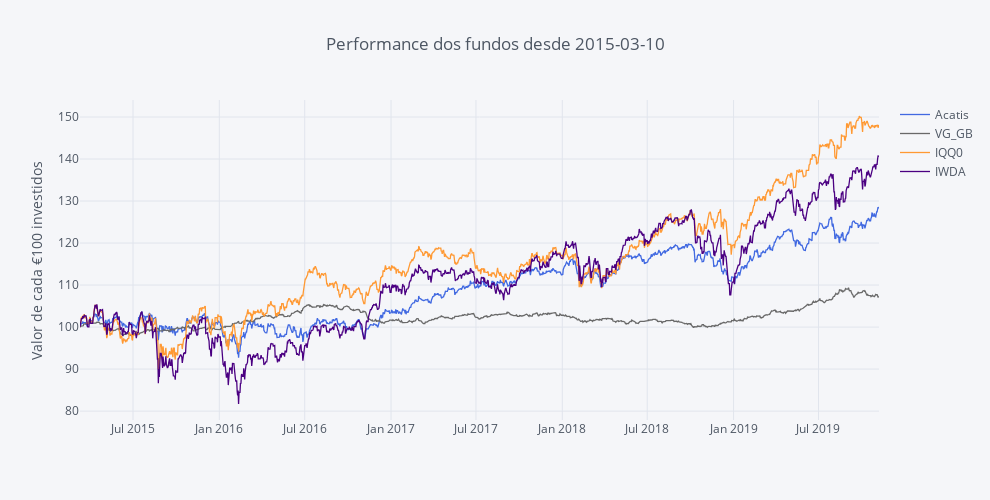

Source (notebook cell):
### Markdown cell above
**Dica:** A interactividade dos gráficos da plotly permite:

    . Zoom (mantenham o clique e arrastem o cursor em simultâneo, em cima do gráfico);
    . Tem uma lista de opções que aparece se forem com o cursor ao canto superior direito;
    . Façam duplo clique no gráfico ou seleccionem a opção Autoscale/Reset Axes para voltar ao normal;
    . Alterem a opção de 'Compare data on hoover' para 'Show closest data on hoover' se vos for mais conveniente;
    . Se clicarem num nome na legenda esse fundo desaparece (clicando de novo ele volta a apetecer).

### Code cell
# Making Color Palette
Palette = ['rgb(255, 153, 51)',     # 1 - orange
            'royalblue',            # 2 - Royalblue
            '#708090',              # 3 - Grey
            'rgb(128, 0, 128)',     # 4 - Indigo
            'rgb(219, 64, 82)',     # 5 - Red
            'rgb(0, 128, 128)',     # 6 - Teal
            '#191970',              # 7 - Navy
            'rgb(128, 128, 0)',     # 8 - Olive
            '#00BFFF',              # 9 - Water Blue
            'rgb(128, 177, 211)']   # 10 - 

fundos.iplot(title='Performance dos fundos desde ' + Begin, yTitle='Valor de cada €100 investidos', color=colors, dimensions=dimensions)

### Figure 1 — Plotly figure (JSON) as saved in the notebook; plotly's stock layout.template omitted (floating-point values rounded to 4 significant figures; data arrays with more than 128 entries replaced by an {"elided": "..."} marker saying what was removed)
{"data": [{"line": {"color": "rgba(65, 105, 225, 1.0)", "dash": "solid", "shape": "linear", "width": 1.3}, "mode": "lines", "name": "Acatis", "text": "", "type": "scatter", "uid": "7f6a7c93-3849-4183-9a8b-e8c43578459b", "x": {"elided": "1704 str values"}, "y": {"elided": "1704 float values"}}, {"line": {"color": "rgba(105, 105, 105, 1.0)", "dash": "solid", "shape": "linear", "width": 1.3}, "mode": "lines", "name": "VG_GB", "text": "", "type": "scatter", "uid": "cb5bf07b-e580-4174-8808-a3cf02a7f2d1", "x": {"elided": "1704 str values"}, "y": {"elided": "1704 float values"}}, {"line": {"color": "rgba(255, 153, 51, 1.0)", "dash": "solid", "shape": "linear", "width": 1.3}, "mode": "lines", "name": "IQQ0", "text": "", "type": "scatter", "uid": "54c31a12-f0a2-4a46-9768-a5a2353f7510", "x": {"elided": "1704 str values"}, "y": {"elided": "1704 float values"}}, {"line": {"color": "rgba(75, 0, 130, 1.0)", "dash": "solid", "shape": "linear", "width": 1.3}, "mode": "lines", "name": "IWDA", "text": "", "type": "scatter", "uid": "60c34630-ab21-4119-bd2f-a669df153d49", "x": {"elided": "1704 str values"}, "y": {"elided": "1704 float values"}}], "layout": {"height": 500, "legend": {"bgcolor": "#F5F6F9", "font": {"color": "#4D5663"}}, "paper_bgcolor": "#F5F6F9", "plot_bgcolor": "#F5F6F9", "title": {"font": {"color": "#4D5663"}, "text": "Performance dos fundos desde 2015-03-10"}, "width": 990, "xaxis": {"autorange": true, "gridcolor": "#E1E5ED", "range": ["2015-03-10", "2019-11-07"], "showgrid": true, "tickfont": {"color": "#4D5663"}, "title": {"font": {"color": "#4D5663"}, "text": ""}, "type": "date", "zerolinecolor": "#E1E5ED"}, "yaxis": {"autorange": true, "gridcolor": "#E1E5ED", "range": [77.88, 154.0], "showgrid": true, "tickfont": {"color": "#4D5663"}, "title": {"font": {"color": "#4D5663"}, "text": "Valor de cada €100 investidos"}, "type": "linear", "zerolinecolor": "#E1E5ED"}}}
